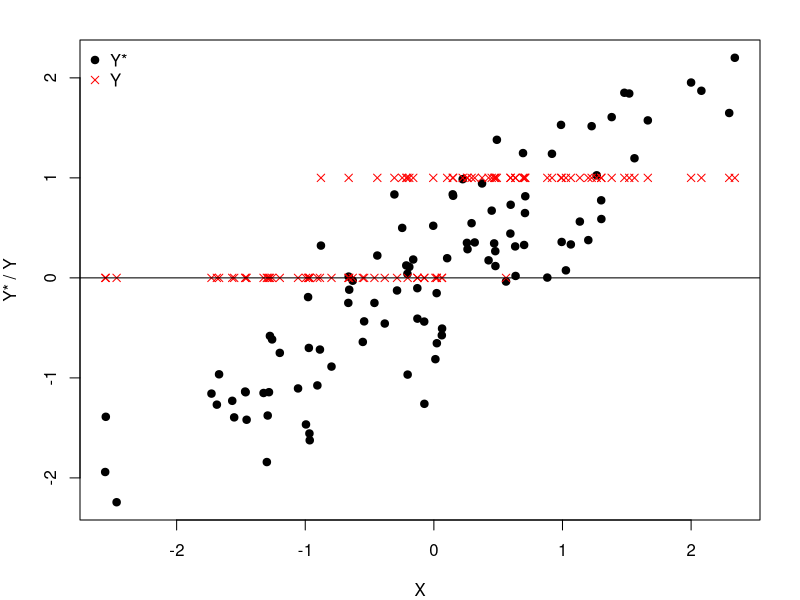
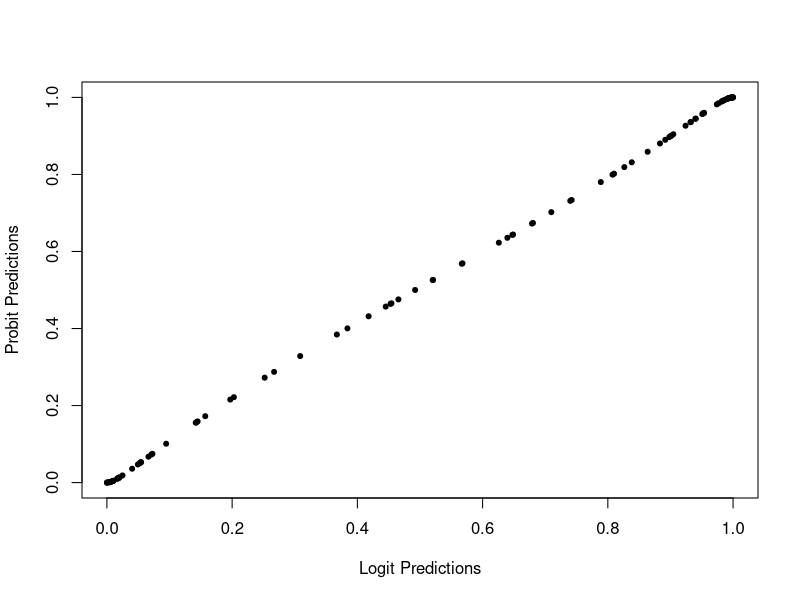

R code for these plots, in order:
######################################################
# R code for PLSC 503 (2020), Day Twenty
#
# Binary response models, part I
######################################################

# setwd() as necessary

set.seed(7222009)
ystar<-rnorm(100)
y<-ifelse(ystar>0,1,0)
x<-ystar+(0.5*rnorm(100))
data<-data.frame(ystar,y,x)
head(data)

pdf("YstarYX-R.pdf",6,5)
par(mar=c(4,4,2,2))
plot(x,ystar,pch=19,ylab="Y* / Y",xlab="X")
points(x,y,pch=4,col="red")
abline(h=0)
legend("topleft",bty="n",pch=c(19,4),col=c("black","red"),
       legend=c("Y*","Y"))
dev.off()

# probits and logits...

myprobit<-glm(y~x,family=binomial(link="probit"),
              data=data)
summary(myprobit)

mylogit<-glm(y~x,family=binomial(link="logit"),
             data=data)
summary(mylogit)

pdf("LogitProbitHats.pdf",6,5)
plot(mylogit$fitted.values,myprobit$fitted.values,
     pch=20,xlab="Logit Predictions",
     ylab="Probit Predictions")
dev.off()
